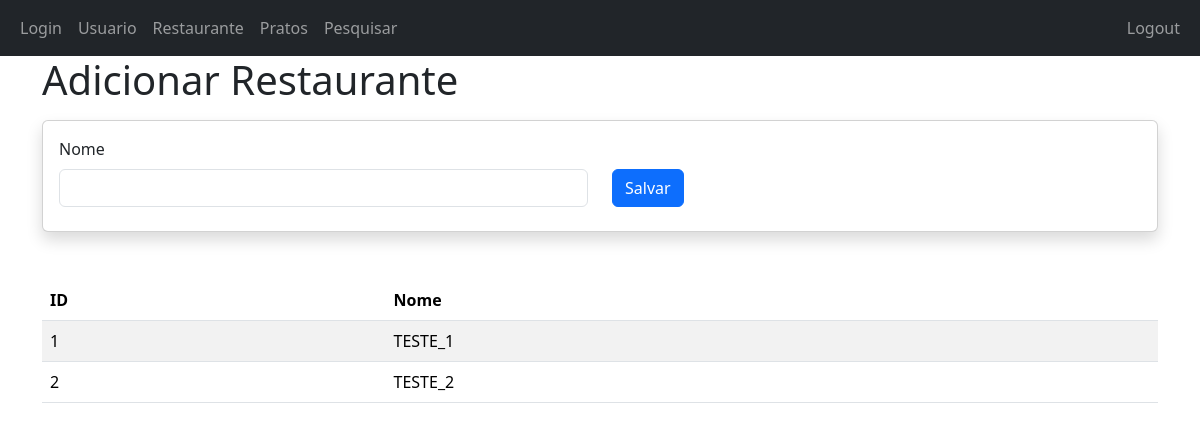
Screenshot of /restaurante with the database file from the repository.
### models.py (models this page shows, shortened)
class Restaurant(db.Model):
    __tablename__ = constants.RESTAURANTS_TABLE_NAME
    id     = db.Column(db.Integer, primary_key = True)
    name   = db.Column(db.String(100), nullable = False)
    plates = db.relationship('Plate', backref='restaurants', lazy="joined")
    users  = db.relationship('User',  backref='restaurants', lazy="joined")
    created_on = db.Column(db.DateTime(), default=datetime.utcnow)

### visualizar_Restaurantes.py (the view)
@app.route(constants.ID_ROUTE_RESTAURANT, methods=["POST", "GET"])
def add_restaurant():
    if request.method == 'POST':
        restaurant = Restaurant(name=request.form['name'].upper())
        try:
            utils.save_in_database(db, restaurant)
            return redirect(constants.ID_ROUTE_RESTAURANT)
        except:
            print(constants.MESSAGE_ERROR_SAVING_RESTAURANT)
            return redirect(constants.ID_ROUTE_RESTAURANT)
    else:
        restaurants = Restaurant.query.order_by(Restaurant.id).all()
        return render_template(constants.ID_PAGE_RESTAURANT, restaurants=restaurants)

### templates/restaurante.html (shortened to what this page needs)
{% extends "aplicacao.html" %}
{% block content %}
<div class="container">
    <h1 class="mb-3">Adicionar Restaurante</h1>
    <div class="card shadow p-3 mb-5 bg-body rounded">
        <form method="POST" action="/restaurante">
            <div class="row mb-2">
                <div class="col">
                    <div>
                        <label for="fieldName" class="form-label">Nome</label>
                        <input id="fieldName" type="text" class="form-control" name="name" required>
                    </div>
                </div>
                <div class="col" style="padding-top: 8px;">
                    <button type="submit" class="btn btn-primary mt-4">Salvar</button>
                </div>
            </div>
        </form>
    </div>
    <div class="mt-3">
        <table class="table table-striped">
            <thead class="thead-dark">
                <th>ID</th>
                <th>Nome</th>
            </thead>
            <tbody>
                {% for restaurant in restaurants %}
                <tr>
                    <td>{{ restaurant.id }}</td>
                    <td>{{ restaurant.name }}</td>
                </tr>
                {% endfor %}
            </tbody>
        </table>
    </div>
</div>
{% endblock %}

### rows the page displays
Restaurant: id "1", name "TESTE_1"
Restaurant: id "2", name "TESTE_2"
